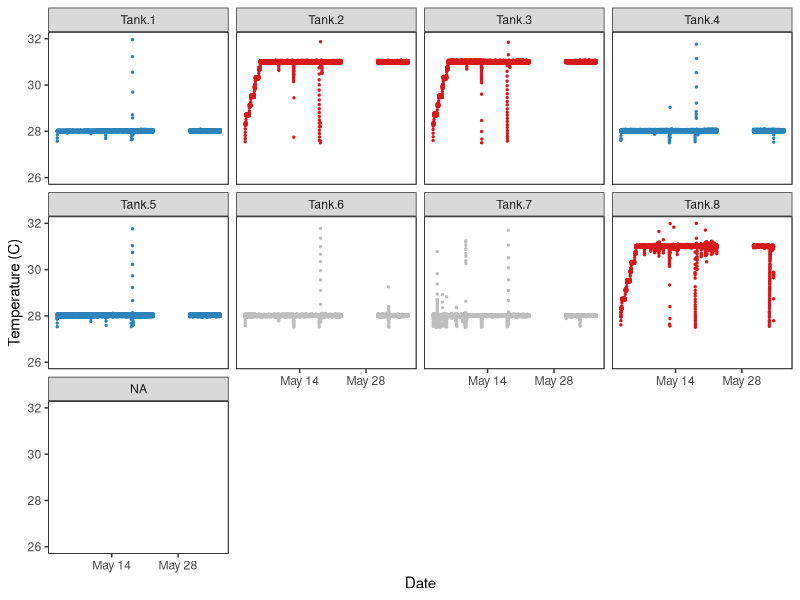
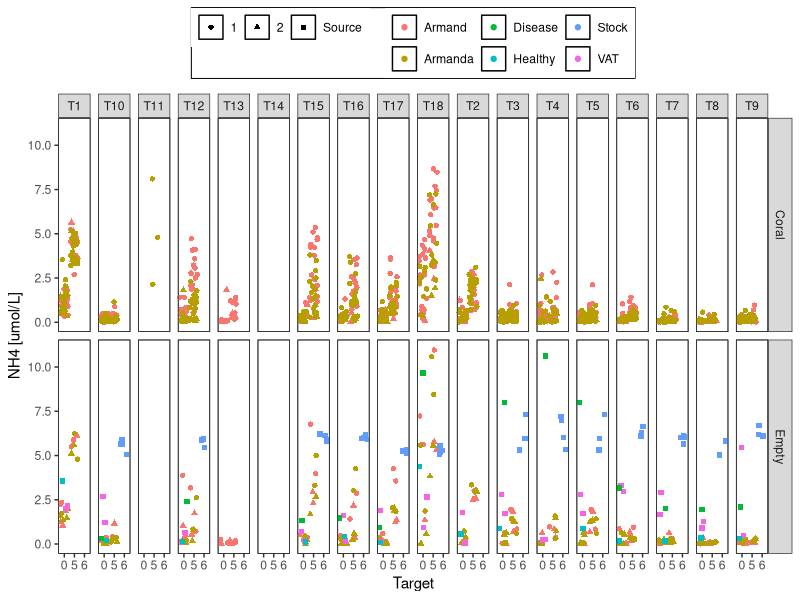
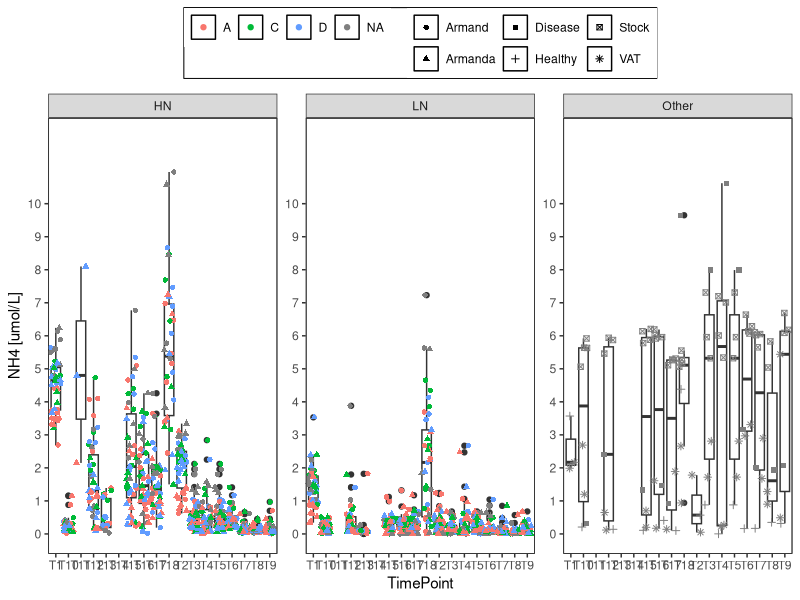
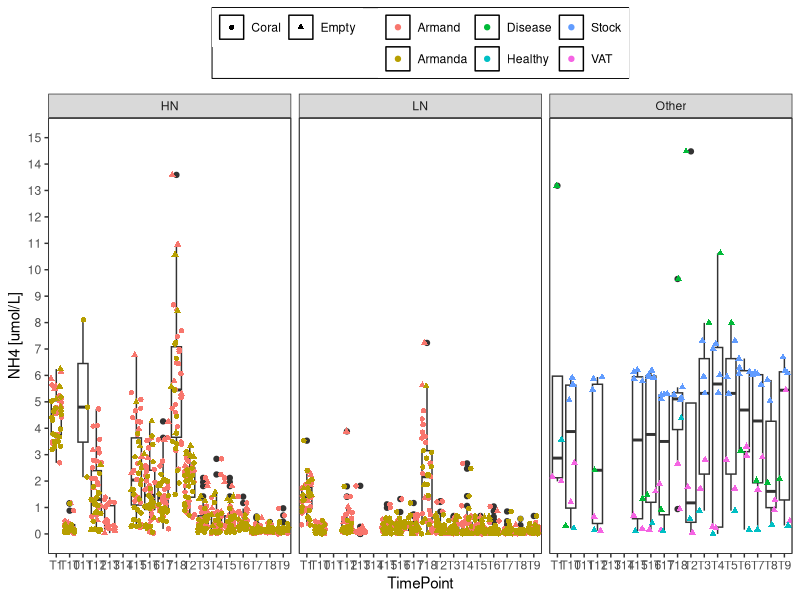
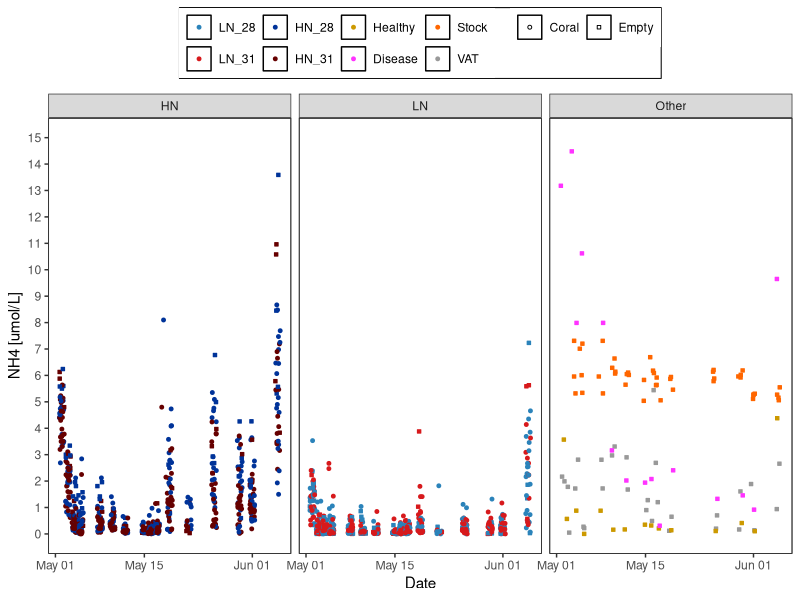
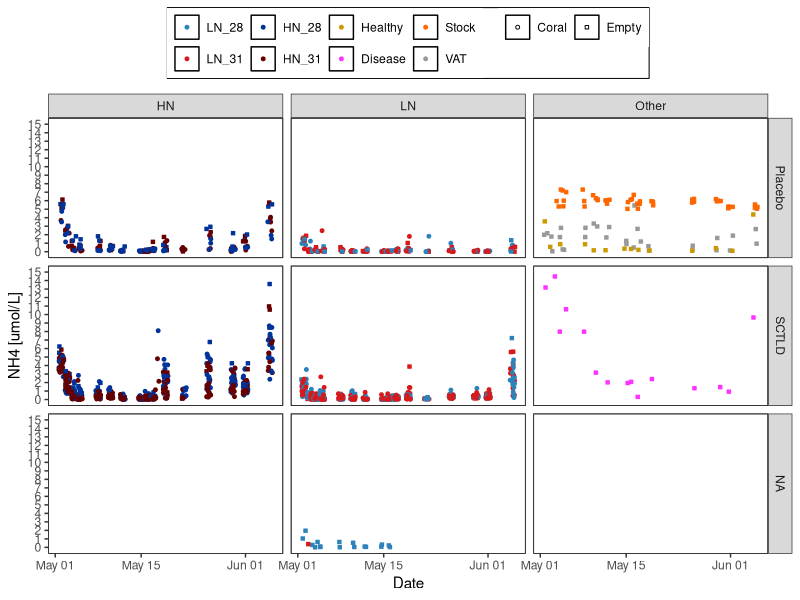
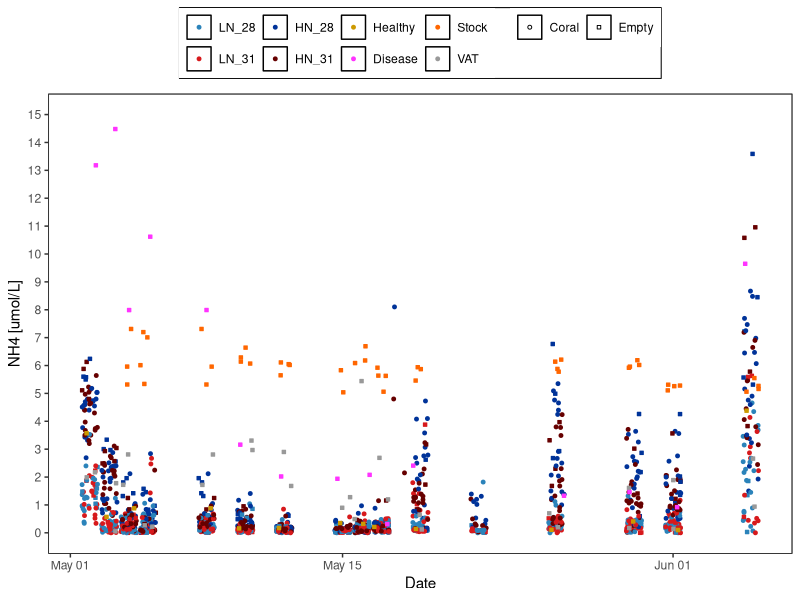

Write R code to recreate these figures, in order. (Note: this script raises an error after producing the figures.)
## ---- chunk 1
knitr::opts_chunk$set(echo = TRUE, warning=FALSE, message=FALSE)
## ---- chunk 2

# Load all libraries and sources required to run the script
    library(tidyverse)
    library(ggthemes)
    library(ggplot2)
    library(plyr)
    library(tidyr)

    library(lme4)
    library(lmerTest)
    library(reshape2)

# Graphs
# Plots
MyTheme<-theme_bw() +  
theme(legend.position="top",
          plot.background=element_blank(),
          #axis.text.x = element_text(angle = 90, vjust = 0.5),
          panel.grid.major.y = element_blank(),
          panel.grid.major.x = element_blank(),
          panel.grid.minor.x = element_blank(),
          panel.grid.minor.y = element_blank(),
          legend.box.background = element_rect(),
          legend.title = element_blank(),
          panel.background =element_rect(fill = NA, 
                                         color = "black"))#+
  #guides(fill=guide_legend(nrow=2,byrow=TRUE), shape=guide_legend(nrow=3,byrow=TRUE))

Treat_fill<-scale_fill_manual(values =
                           c("#2b83ba", "#003399",
                             "#d7191c", "#660000"))

Treat_colour<-scale_colour_manual(values =
                           c("#2b83ba", "#003399",
                             "#d7191c", "#660000"))
  
## ---- chunk 3
# Data
    Temp<-read.csv("Data/Temperature.csv", header = TRUE)
    summary(Temp)
    Temp$Time<-as.POSIXct(Temp$Time, format="%m/%d/%Y %H:%M",
                               tz = "America/New_York" )
    
    Temp <- gather(Temp, Tank, Temperature, 
                   Tank.1:Tank.8, factor_key=TRUE)
    #Temp<-Temp[Temp$Tank!="Tank.6",]
    #Temp<-Temp[Temp$Tank!="Tank.7",]
    Temp<-Temp %>% mutate(Group =
                     case_when(Tank == "Tank.1" ~ "Control Temp", 
                               Tank == "Tank.2" ~ "High Temp", 
                               Tank == "Tank.3" ~ "High Temp", 
                               Tank == "Tank.4" ~ "Control Temp",
                               Tank == "Tank.5" ~ "Control Temp", 
                               Tank == "Tank.6" ~ "Donor colony", 
                               Tank == "Tank.7" ~ "Donor colony", 
                               Tank == "Tank.8" ~ "High Temp",))
    Temp<-Temp[Temp$Temperature>27.5,]
    summary(Temp)
## ---- chunk 4
Temperature<- ggplot(Temp, aes (Time, Temperature)) +
  geom_jitter(aes(colour=Group), alpha=1, size=0.5)+
  # stat_summary(fun.data = "mean_cl_boot", 
  #              geom = "errorbar", width = 0.2,  color="black" )+
  # stat_summary(fun=mean, geom="point",  color="black") + 

  theme(legend.position = "bottom")+
  scale_y_continuous(limits = c(26, 32),
                      breaks = seq(0,32, 2),  
                      #   expand = c(0.01, 0.01),
                      name=("Temperature (C)")) +
  
    scale_x_datetime(breaks = "14 days",
                      date_labels = "%b %d",
                      limits = c(as.POSIXct("2023-05-02 12:30"),
                                 as.POSIXct("2023-06-06 02:00")),
                      #  expand = c(0.01, 0.01),
                      name=("Date")) +
  # geom_vline(xintercept = as.POSIXct("2023-05-18"),
  #            linetype=3)+
   # geom_vline(xintercept = as.POSIXct("2023-05-13"),
   #           linetype=3)+
  MyTheme + facet_wrap(~Tank, ncol = 4)+
  #facet_wrap(~(fct_rev(Tank)), ncol = 4)+
  scale_colour_manual(
  values = c("#2b83ba",  "gray", "#d7191c"))+
  theme(legend.position = "none")

Temperature
## ---- chunk 5
# Data
    data<-read.csv("Data/Samples.csv", header = TRUE)
    data<-data[data$Sample.ID<1756,]
    summary(data)
    
    data$Date<-as.Date(data$Date)
    #data$Time<-as.POSIXct(data$Time)
    data$TimePoint<-factor(data$TP)
    data$Target<-factor(data$Target,
                           levels=c("0", "5", "6"))
    # data$Pump<-factor(data$Pump,
    #                        levels=c("1", "2"))
    
    data<-droplevels(data)
    data$Treatment<-factor(data$Treatment, levels = c ("LN_28", "LN_31", "HN_28", "HN_31", "Healthy", "Disease",  "Stock", "VAT"))

    summary(data)
## ---- chunk 6
NH4_plot<- ggplot(data, aes (Target, NH4)) +
  #geom_boxplot ()+
  geom_jitter(aes(colour=Arm, shape=Pump), alpha=1)+
  # stat_summary(fun.data = "mean_cl_boot", 
  #              geom = "errorbar", width = 0.2,  color="black" )+
  # stat_summary(fun=mean, geom="point",  color="black") + 
  #geom_point(shape=21)+

 
  theme(legend.position = "bottom")+
  scale_y_continuous(limits = c(0, 11),
                      breaks = seq(0,12, 2.5),  
                      #   expand = c(0.01, 0.01),
                      name=("NH4 [umol/L]")) +
  # geom_hline(yintercept = 4.1, linetype=2)+
  # geom_hline(yintercept = 0.3, linetype=2)+
  MyTheme +
  facet_grid(Beaker.conditions~TimePoint, scales = "free_y")

NH4_plot
## ---- chunk 7
NH4_2<- ggplot(data, aes (TimePoint, NH4)) +
  geom_boxplot ()+
  geom_jitter(aes(colour=Genotype, shape=Arm), alpha=1)+
  # stat_summary(fun.data = "mean_cl_boot", 
  #              geom = "errorbar", width = 0.2,  color="black" )+
  # stat_summary(fun=mean, geom="point",  color="black") + 
  #geom_point(shape=21)+

  theme(legend.position = "bottom")+
  scale_y_continuous(limits = c(0, 12),
                      breaks = seq(0,10, 1),  
                      #   expand = c(0.01, 0.01),
                      name=("NH4 [umol/L]")) +
  # geom_hline(yintercept = 4.1, linetype=2)+
  # geom_hline(yintercept = 0.3, linetype=2)+
  MyTheme +
  facet_wrap(~Nutrients, scales = "free_y")

NH4_2
## ---- chunk 8
NH4_Arms<- ggplot(data, aes (TimePoint, NH4)) +
  geom_boxplot ()+
  geom_jitter(aes(colour=Arm, shape=Beaker.conditions), alpha=1)+
  # stat_summary(fun.data = "mean_cl_boot", 
  #              geom = "errorbar", width = 0.2,  color="black" )+
  # stat_summary(fun=mean, geom="point",  color="black") + 
  #geom_point(shape=21)+

 
  theme(legend.position = "bottom")+
  scale_y_continuous(limits = c(0, 15),
                      breaks = seq(0,20, 1),  
                      #   expand = c(0.01, 0.01),
                      name=("NH4 [umol/L]")) +
  # geom_hline(yintercept = 4.1, linetype=2)+
  # geom_hline(yintercept = 0.3, linetype=2)+
  MyTheme +
  facet_wrap(~Nutrients)

NH4_Arms
## ---- chunk 9
NH4_Temp<- ggplot(data, aes (Date, NH4, fill=Treatment)) +
 
  geom_jitter(aes(colour=Treatment, shape=Beaker.conditions), alpha=1, size =1)+
  #geom_boxplot ()+
  scale_shape_manual(values=c(21, 22))+
  scale_color_manual(values=c("#2b83ba", "#d7191c", "#003399", "#660000",
                              '#CC9900','#FF33FF', '#FF6600', "#999999"))+
  scale_fill_manual(values=c("#2b83ba", "#d7191c", "#003399", "#660000",
                              '#CC9900','#FF33FF', '#FF6600', "#999999"))+
  # stat_summary(fun.data = "mean_cl_boot", 
  #              geom = "errorbar", width = 0.2,  color="black" )+
  # stat_summary(fun=mean, geom="point",  color="black") + 
  #geom_point(shape=21)+
 
 
  theme(legend.position = "bottom")+
  scale_y_continuous(limits = c(0, 15),
                      breaks = seq(0,20, 1),  
                      #   expand = c(0.01, 0.01),
                      name=("NH4 [umol/L]")) +
  # geom_hline(yintercept = 4.1, linetype=2)+
  # geom_hline(yintercept = 0.3, linetype=2)+
  MyTheme
  NH4_Temp+facet_wrap(~Nutrients)
  NH4_Temp+facet_grid(Disease~Nutrients)

NH4_Temp
## ---- chunk 10
N<- ggplot(data, aes (Nutrients, N)) +
  geom_boxplot ()+
  scale_color_manual(values=c("#2b83ba", "#d7191c", "#003399", "#660000",
                              '#CC9900','#FF33FF', '#FF6600', "#999999"))+
  geom_jitter(aes(colour=Treatment, shape=Beaker.conditions), alpha=1)+
  # stat_summary(fun.data = "mean_cl_boot", 
  #              geom = "errorbar", width = 0.2,  color="black" )+
  # stat_summary(fun=mean, geom="point",  color="black") + 
  #geom_point(shape=21)+

 
  theme(legend.position = "bottom")+
  scale_y_continuous(limits = c(0, 6),
                      breaks = seq(0,7, 2),
                      #   expand = c(0.01, 0.01),
                      name=("DIN [umol/L]")) +
  # geom_hline(yintercept = 4.1, linetype=2)+
  # geom_hline(yintercept = 0.3, linetype=2)+
  MyTheme+ facet_grid(~Date)

N
## ---- chunk 11
Concentrations <- ddply (data, .(Treatment, TimePoint),
                         summarise,
                meanNH4 = mean (Observed.concentration..uM., na.rm = T), 
                sdNH4 = sd (Observed.concentration..uM., na.rm = T))
Concentrations

Concentrations<-Concentrations %>% 
 mutate_if(is.numeric, round, digits=2)

Concentrations<-reshape(Concentrations, idvar = c("TimePoint"),
                    timevar = "Treatment", direction = "wide")

Concentrations$Difference<-Concentrations$meanNH4.5-Concentrations$meanNH4.0
Concentrations

## ---- chunk 12
NH4<- ggplot(data, aes (Treatment, Observed.concentration..uM.)) +
  geom_boxplot ()+
  geom_jitter(aes(fill=Pump), alpha=1, shape=21,)+
  stat_summary(fun.data = "mean_cl_boot",geom = "errorbar", width = 0.2,  color="black" )+
  stat_summary(fun=mean, geom="point",  color="black") + 
  #geom_point(shape=21)+

 
  theme(legend.position = "bottom")+
  scale_y_continuous(limits = c(0, 11),
                      breaks = seq(0,10, 2.5),  
                      #   expand = c(0.01, 0.01),
                         name=("NH4 [umol/L]")) +
  MyTheme +
  facet_grid(~TimePoint, scales = "free_y")

NH4
## ---- chunk 13
Concentrations <- ddply (data, .(Treatment, TimePoint),
                         summarise,
                meanNH4 = mean (Observed.concentration..uM., na.rm = T), 
                sdNH4 = sd (Observed.concentration..uM., na.rm = T))
Concentrations

Concentrations<-Concentrations %>% 
 mutate_if(is.numeric, round, digits=2)

Concentrations<-reshape(Concentrations, idvar = c("TimePoint"),
                    timevar = "Treatment", direction = "wide")

Concentrations$Difference<-Concentrations$meanNH4.5-Concentrations$meanNH4.0
Concentrations

## ---- chunk 14
delta_O2<- ggplot(wide.data, aes (Treatment.Exposure, change)) +
  geom_boxplot ()+
  stat_summary(fun.data = "mean_cl_boot",geom = "errorbar", width = 0.2, colour="blue")+
  stat_summary(fun=mean, geom="point", colour="blue") + 
  geom_point(shape=21)+

  geom_point(alpha=0.5, shape=21)+
  theme(legend.position = "bottom")+
  scale_y_continuous(#limits = c(0, 15),
                      #   breaks = seq(0,1,0.2),  
                      #   expand = c(0.01, 0.01),
                         name=("delta O2 [nmol/min]")) +
  MyTheme + geom_abline(slope = 0, intercept = 0)+
  facet_grid(~Species.Exposure)
delta_O2


log_delta_O2<- ggplot(wide.data, aes (Treatment.Exposure, log(change))) +
  geom_boxplot ()+
  stat_summary(fun.data = "mean_cl_boot",geom = "errorbar", width = 0.2, colour="blue")+
  stat_summary(fun=mean, geom="point", colour="blue") + 
  #geom_point(shape=21)+

  geom_point(alpha=0.5, shape=21)+
  theme(legend.position = "bottom")+
  scale_y_continuous(#limits = c(0, 15),
                      #   breaks = seq(0,1,0.2),  
                      #   expand = c(0.01, 0.01),
                         name=("log delta O2 [nmol/min]")) +
  MyTheme + geom_abline(slope = 0, intercept = 0)+
  facet_grid(~Species.Exposure)
log_delta_O2
## ---- chunk 15
## model 1: LMER for both species
  fit1<-lmerTest::lmer(FINAL.MO2..nmol.min. ~Treatment * Timepoint +
                         Species + (1|Core), data=data)
  isSingular(fit1)
  anova(fit1)
  ranova(fit1)
  summary(fit1)
  par(mfrow=c(2,2))
  plot(fit1)
  par(mfrow=c(1,1))
  step(fit1)
  
## model 2: LMER for Past
  fit_Past<-lmerTest::lmer(FINAL.MO2..nmol.min. ~Treatment*Timepoint + (1|Core),
            data=data[data$Species=="Past",])
  isSingular(fit_Past)
  anova(fit_Past)
  ranova(fit_Past)
  summary(fit_Past)
  par(mfrow=c(2,2))
  plot(fit_Past)
  par(mfrow=c(1,1))
  #step(fit_Past)
  
## model 3: LMER for Ssid
  fit_Ssid<-lmerTest::lmer(FINAL.MO2..nmol.min. ~Treatment*Timepoint + (1|Core),
               data=data[data$Species=="Ssid",])
  isSingular(fit_Ssid)
  anova(fit_Ssid)
  ranova(fit_Ssid)
  summary(fit_Ssid)
  plot(fit_Ssid)
  #step(fit_Ssid)
## ---- chunk 16
exposure<-data[data$Timepoint=="Exposure", ]

## model 1: LMER for both species
  fit1<-lmerTest::lmer(log(FINAL.MO2..nmol.min.) ~Treatment +
                         Species + (1|Tank), data=exposure)
  isSingular(fit1)
  anova(fit1)
  ranova(fit1)
  summary(fit1)
  par(mfrow=c(2,2))
  plot(fit1)
  par(mfrow=c(1,1))
  #step(fit1)
  
## model 2: LMER for Past
  fit_Past<-lmerTest::lmer(log(FINAL.MO2..nmol.min.) ~Treatment + (1|Tank),
            data=exposure[exposure$Species=="Past",])
  isSingular(fit_Past)
  anova(fit_Past)
  ranova(fit_Past)
  summary(fit_Past)
  par(mfrow=c(2,2))
  plot(fit_Past)
  par(mfrow=c(1,1))
  #step(fit_Past)
  
## model 3: LMER for Ssid
  fit_Ssid<-lmerTest::lmer(log(FINAL.MO2..nmol.min.) ~Treatment + (1|Tank),
               data=exposure[exposure$Species=="Ssid",])
  isSingular(fit_Ssid)
  anova(fit_Ssid)
  ranova(fit_Ssid)
  summary(fit_Ssid)
  plot(fit_Ssid)
  #step(fit_Ssid)
## ---- chunk 17
exposure<-data[data$Timepoint=="Exposure", ]

## model 1: LMER for both species
  fit1<-lmerTest::lmer(FINAL.MO2..nmol.min. ~Treatment +
                         Species + (1|Tank), data=exposure)
  isSingular(fit1)
  anova(fit1)
  ranova(fit1)
  summary(fit1)
  par(mfrow=c(2,2))
  plot(fit1)
  par(mfrow=c(1,1))
  #step(fit1)
  
## model 2: LMER for Past
  fit_Past<-lmerTest::lmer(FINAL.MO2..nmol.min. ~Treatment + (1|Tank),
            data=exposure[exposure$Species=="Past",])
  isSingular(fit_Past)
  anova(fit_Past)
  ranova(fit_Past)
  summary(fit_Past)
  par(mfrow=c(2,2))
  plot(fit_Past)
  par(mfrow=c(1,1))
  #step(fit_Past)
  
## model 3: LMER for Ssid
  fit_Ssid<-lmerTest::lmer(FINAL.MO2..nmol.min. ~Treatment + (1|Tank),
               data=exposure[exposure$Species=="Ssid",])
  isSingular(fit_Ssid)
  anova(fit_Ssid)
  ranova(fit_Ssid)
  summary(fit_Ssid)
  plot(fit_Ssid)
  #step(fit_Ssid)
## ---- chunk 18
recovery<-data[data$Timepoint=="Recovery", ]

## model 1: LMER for both species
  fit1<-lmerTest::lmer(log(FINAL.MO2..nmol.min.) ~Treatment +
                         Species + (1|Tank), data=recovery)
  isSingular(fit1)
  anova(fit1)
  ranova(fit1)
  summary(fit1)
  par(mfrow=c(2,2))
  plot(fit1)
  par(mfrow=c(1,1))
  #step(fit1)
  
## model 2: LMER for Past
  fit_Past<-lmerTest::lmer(log(FINAL.MO2..nmol.min.) ~Treatment + (1|Tank),
            data=recovery[recovery$Species=="Past",])
  isSingular(fit_Past)
  anova(fit_Past)
  ranova(fit_Past)
  summary(fit_Past)
  par(mfrow=c(2,2))
  plot(fit_Past)
  par(mfrow=c(1,1))
  #step(fit_Past)
  
## model 3: LMER for Ssid
  fit_Ssid<-lmerTest::lmer(log(FINAL.MO2..nmol.min.) ~Treatment + (1|Tank),
               data=recovery[recovery$Species=="Ssid",])
  isSingular(fit_Ssid)
  anova(fit_Ssid)
  ranova(fit_Ssid)
  summary(fit_Ssid)
  plot(fit_Ssid)
  #step(fit_Ssid)
## ---- chunk 19
recovery<-data[data$Timepoint=="Recovery", ]

## model 1: LMER for both species
  fit1<-lmerTest::lmer(FINAL.MO2..nmol.min. ~Treatment +
                         Species + (1|Tank), data=recovery)
  isSingular(fit1)
  anova(fit1)
  ranova(fit1)
  summary(fit1)
  par(mfrow=c(2,2))
  plot(fit1)
  par(mfrow=c(1,1))
  #step(fit1)
  
## model 2: LMER for Past
  fit_Past<-lmerTest::lmer(FINAL.MO2..nmol.min. ~Treatment + (1|Tank),
            data=recovery[recovery$Species=="Past",])
  isSingular(fit_Past)
  anova(fit_Past)
  ranova(fit_Past)
  summary(fit_Past)
  par(mfrow=c(2,2))
  plot(fit_Past)
  par(mfrow=c(1,1))
  #step(fit_Past)
  
## model 3: LMER for Ssid
  fit_Ssid<-lmerTest::lmer(FINAL.MO2..nmol.min. ~Treatment + (1|Tank),
               data=recovery[recovery$Species=="Ssid",])
  isSingular(fit_Ssid)
  anova(fit_Ssid)
  ranova(fit_Ssid)
  summary(fit_Ssid)
  plot(fit_Ssid)
  #step(fit_Ssid)
## ---- chunk 20
## model 1: LMER for both species
  fit1<-lmerTest::lmer(change ~Treatment.Exposure * 
                         Species.Exposure + (1|Tank.Exposure), data=wide.data)
  isSingular(fit1)
  anova(fit1)
  ranova(fit1)
  summary(fit1)
  par(mfrow=c(2,2))
  plot(fit1)
  par(mfrow=c(1,1))
  #step(fit1)
  
## model 2: LMER for Past
  fit_Past<-lmerTest::lmer(change ~Treatment.Exposure + (1|Tank.Exposure),
            data=wide.data[wide.data$Species.Exposure=="Past",])
  isSingular(fit_Past)
  anova(fit_Past)
  ranova(fit_Past)
  summary(fit_Past)
  par(mfrow=c(2,2))
  plot(fit_Past)
  par(mfrow=c(1,1))
  #step(fit_Past)
  
## model 3: LMER for Ssid
  fit_Ssid<-lmerTest::lmer(change ~Treatment.Exposure + (1|Tank.Exposure),
               data=wide.data[wide.data$Species.Exposure=="Ssid",])
  isSingular(fit_Ssid)
  anova(fit_Ssid)
  ranova(fit_Ssid)
  summary(fit_Ssid)
  plot(fit_Ssid)
  #step(fit_Ssid)
## ---- chunk 21
# Pairwise comparisons
  # Day specific comparisons
  # Sw.emmc<-emmeans(fit4, ~Treatment)
  # Sw_groups<-cld(Sw.emmc)
  # Sw_groups
## ---- chunk 22
## model 1: LM for both species
  fit1<-lm(change ~Treatment.Exposure * Species.Exposure,
              data=wide.data)
 
  anova(fit1)
  summary(fit1)
  par(mfrow=c(2,2))
  plot(fit1)
  par(mfrow=c(1,1))
  
## model 2: LM for Past
  fit_Past<-lm(change ~Treatment.Exposure,
              data=wide.data[wide.data$Species.Exposure=="Past",])
  anova(fit_Past)
  summary(fit_Past)
  par(mfrow=c(2,2))
  plot(fit_Past)
  par(mfrow=c(1,1))
  #step(fit_Past)
  
## model 3: LM for Ssid
  fit_Ssid<-lm(change ~Treatment.Exposure,
              data=wide.data[wide.data$Species.Exposure=="Ssid",])
  anova(fit_Ssid)
  summary(fit_Ssid)
  par(mfrow=c(2,2))
  plot(fit_Ssid)
  par(mfrow=c(1,1))
  #step(fit_Ssid)
## ---- chunk 23
## model 1: LMER for both species
  fit1<-lm(log(change) ~Treatment.Exposure * Species.Exposure,
              data=wide.data)
  anova(fit1)
  #ranova(fit1)
  summary(fit1)
  par(mfrow=c(2,2))
  plot(fit1)
  par(mfrow=c(1,1))
  #step(fit1)
  
## model 2: LMER for Past
  fit_Past<-lm(log(change) ~Treatment.Exposure,
              data=wide.data[wide.data$Species.Exposure=="Past",])
  anova(fit_Past)
  summary(fit_Past)
  par(mfrow=c(2,2))
  plot(fit_Past)
  par(mfrow=c(1,1))
  #step(fit_Past)
  
## model 3: LMER for Ssid
  fit_Ssid<-lm(log(change) ~Treatment.Exposure,
              data=wide.data[wide.data$Species.Exposure=="Ssid",])
  anova(fit_Ssid)
  summary(fit_Ssid)
  par(mfrow=c(2,2))
  plot(fit_Ssid)
  par(mfrow=c(1,1))
  #step(fit_Ssid)

# Pairwise comparisons
  # Day specific comparisons
  # Sw.emmc<-emmeans(fit4, ~Treatment)
  # Sw_groups<-cld(Sw.emmc)
  # Sw_groups

## ---- chunk 24
# Creates bibliography 
#knitr::write_bib(c(.packages()), "packages.bib")
